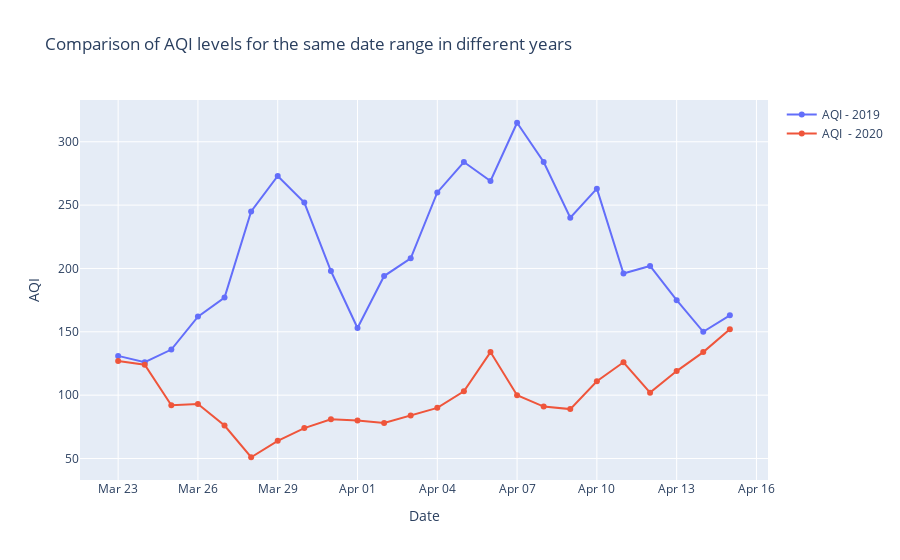

Here is the notebook cell this chart was saved with:
### Code cell
import plotly.graph_objects as go

# Assuming 'march24_2019' and 'march24_2020' are your DataFrames containing the AQI data for the respective years

# Create a common reference year for both datasets
common_year = 2020

# Extract the month and day from the 'Date' column for both datasets
march24_2019['Date'] = march24_2019['Date'].apply(lambda x: x.replace(year=common_year))
march24_2020['Date'] = march24_2020['Date'].apply(lambda x: x.replace(year=common_year))

# Create the Plotly figure
fig = go.Figure()

# Add traces for both years
fig.add_trace(go.Scatter(x=march24_2019['Date'], y=march24_2019['AQI'],
                         mode='lines+markers',
                         name='AQI - 2019'))
fig.add_trace(go.Scatter(x=march24_2020['Date'], y=march24_2020['AQI'],
                         mode='lines+markers',
                         name='AQI  - 2020'))

# Update layout
fig.update_layout(title='Comparison of AQI levels for the same date range in different years',
                  xaxis_title='Date',
                  yaxis_title='AQI',
                  xaxis=dict(tickformat='%b %d'),  # Format x-axis ticks to display month and day
                  )

# Show the plot
fig.show()

### Figure 1 — Plotly figure (JSON) as saved in the notebook; plotly's stock layout.template omitted (floating-point values rounded to 4 significant figures)
{"data": [{"mode": "lines+markers", "name": "AQI - 2019", "type": "scatter", "x": ["2020-03-23T00:00:00", "2020-03-24T00:00:00", "2020-03-25T00:00:00", "2020-03-26T00:00:00", "2020-03-27T00:00:00", "2020-03-28T00:00:00", "2020-03-29T00:00:00", "2020-03-30T00:00:00", "2020-03-31T00:00:00", "2020-04-01T00:00:00", "2020-04-02T00:00:00", "2020-04-03T00:00:00", "2020-04-04T00:00:00", "2020-04-05T00:00:00", "2020-04-06T00:00:00", "2020-04-07T00:00:00", "2020-04-08T00:00:00", "2020-04-09T00:00:00", "2020-04-10T00:00:00", "2020-04-11T00:00:00", "2020-04-12T00:00:00", "2020-04-13T00:00:00", "2020-04-14T00:00:00", "2020-04-15T00:00:00"], "y": [131, 126, 136, 162, 177, 245, 273, 252, 198, 153, 194, 208, 260, 284, 269, 315, 284, 240, 263, 196, 202, 175, 150, 163]}, {"mode": "lines+markers", "name": "AQI  - 2020", "type": "scatter", "x": ["2020-03-23T00:00:00", "2020-03-24T00:00:00", "2020-03-25T00:00:00", "2020-03-26T00:00:00", "2020-03-27T00:00:00", "2020-03-28T00:00:00", "2020-03-29T00:00:00", "2020-03-30T00:00:00", "2020-03-31T00:00:00", "2020-04-01T00:00:00", "2020-04-02T00:00:00", "2020-04-03T00:00:00", "2020-04-04T00:00:00", "2020-04-05T00:00:00", "2020-04-06T00:00:00", "2020-04-07T00:00:00", "2020-04-08T00:00:00", "2020-04-09T00:00:00", "2020-04-10T00:00:00", "2020-04-11T00:00:00", "2020-04-12T00:00:00", "2020-04-13T00:00:00", "2020-04-14T00:00:00", "2020-04-15T00:00:00"], "y": [127, 124, 92, 93, 76, 51, 64, 74, 81, 80, 78, 84, 90, 103, 134, 100, 91, 89, 111, 126, 102, 119, 134, 152]}], "layout": {"title": {"text": "Comparison of AQI levels for the same date range in different years"}, "xaxis": {"tickformat": "%b %d", "title": {"text": "Date"}}, "yaxis": {"title": {"text": "AQI"}}}}
